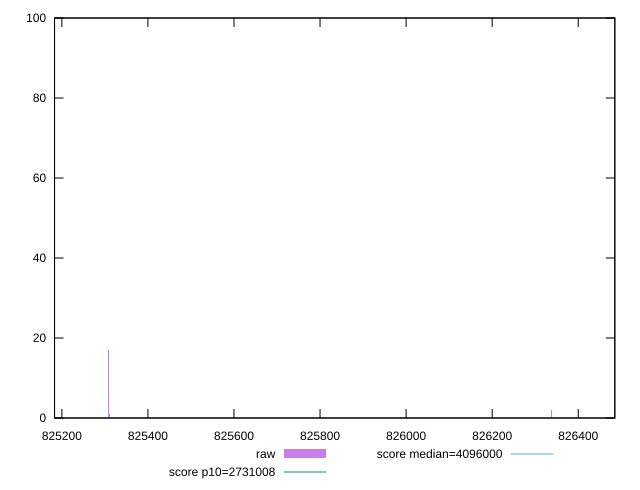

Generate this figure with gnuplot:
reset

$raw <<EOF
825184.1125118299 1
825182.4363712677 1
826337.297218699 2
825308.1469134408 17
825309.8230540032 77
826484.7975881823 1
825311.4991945655 1
EOF

set key outside below
set boxwidth 1.6761405623097343
set xrange [825183:826485]
set yrange [0:100]
set trange [0:100]
set style fill transparent solid 0.5 noborder

set parametric
set terminal svg size 640, 490 enhanced background rgb 'white'
set output "report_00017_2021-02-10T15-08-03.406Z/total-byte-weight/samples/pages+cached+noadtech+nomedia/raw/histogram.svg"

plot $raw title "raw" with boxes, \
     2731008,t title "score p10=2731008", \
     4096000,t title "score median=4096000"

reset
